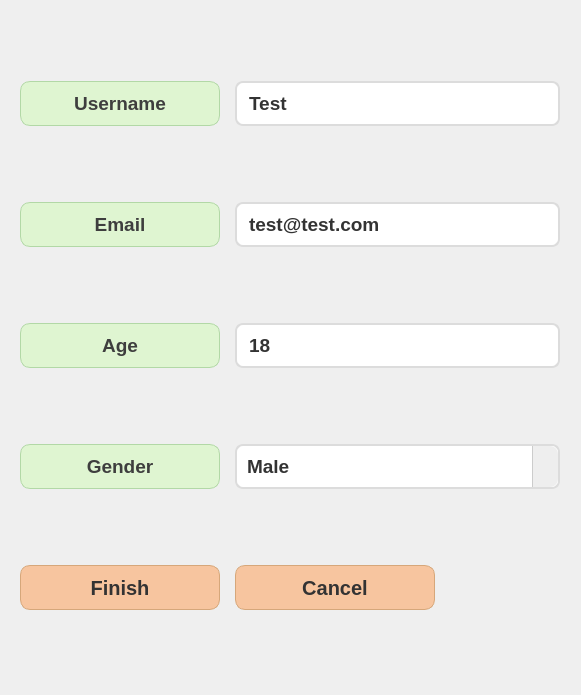
                   <widget class="QWidget" name="adjust_information_widget" native="true">
                    <property name="geometry">
                     <rect>
                      <x>10</x>
                      <y>10</y>
                      <width>581</width>
                      <height>695</height>
                     </rect>
                    </property>
                    <property name="minimumSize">
                     <size>
                      <width>581</width>
                      <height>695</height>
                     </size>
                    </property>
                    <property name="maximumSize">
                     <size>
                      <width>581</width>
                      <height>695</height>
                     </size>
                    </property>
                    <property name="font">
                     <font>
                      <pointsize>14</pointsize>
                     </font>
                    </property>
                    <layout class="QGridLayout" name="gridLayout_5">
                     <item row="1" column="1">
                      <widget class="QLabel" name="new_user_account_label">
                       <property name="minimumSize">
                        <size>
                         <width>0</width>
                         <height>45</height>
                        </size>
                       </property>
                       <property name="maximumSize">
                        <size>
                         <width>16777215</width>
                         <height>45</height>
                        </size>
                       </property>
                       <property name="font">
                        <font>
                         <family>Arial</family>
                         <pointsize>14</pointsize>
                         <weight>75</weight>
                         <bold>true</bold>
                        </font>
                       </property>
                       <property name="styleSheet">
                        <string notr="true">QLabel {
    font-weight: 600;               /* 粗體，視覺上接近 2px 粗線感 */
    color: #3e3e3e;                 /* 深灰文字，對比清晰 */
    background-color: #dff5d1;      /* 抹茶綠背景，清爽不突兀 */
    border: 1px solid #b2d8a6;      /* 淡綠邊框 */
    border-radius: 10px;            /* 圓角邊框 */
    padding: 8px 12px;              /* 內邊距，讓文字更舒服 */
}
</string>
                       </property>
                       <property name="text">
                        <string>Email</string>
                       </property>
                       <property name="alignment">
                        <set>Qt::AlignCenter</set>
                       </property>
                      </widget>
                     </item>
                     <item row="0" column="3">
                      <widget class="QLineEdit" name="new_name">
                       <property name="minimumSize">
                        <size>
                         <width>325</width>
                         <height>45</height>
                        </size>
                       </property>
                       <property name="maximumSize">
                        <size>
                         <width>325</width>
                         <height>45</height>
                        </size>
                       </property>
                       <property name="font">
                        <font>
                         <family>Arial</family>
                         <pointsize>14</pointsize>
                         <weight>75</weight>
                         <bold>true</bold>
                        </font>
                       </property>
                       <property name="styleSheet">
                        <string notr="true">QLineEdit {
    background-color: #ffffff;
    border: 2px solid #dcdcdc;
    border-radius: 8px;
    padding: 5px 10px;
    font-family: Arial;
    color: #333333;
}

QLineEdit:focus {
    border: 2px solid #5cb85c; /* 專注時變綠色邊框 */
    background-color: #f9fff9;
}
</string>
                       </property>
                       <property name="text">
                        <string>Test</string>
                       </property>
                      </widget>
                     </item>
                     <item row="4" column="3">
                      <widget class="QPushButton" name="data_change_cancel">
                       <property name="minimumSize">
                        <size>
                         <width>200</width>
                         <height>45</height>
                        </size>
                       </property>
                       <property name="maximumSize">
                        <size>
                         <width>200</width>
                         <height>45</height>
                        </size>
                       </property>
                       <property name="font">
                        <font>
                         <family>Arial</family>
                         <pointsize>15</pointsize>
                         <weight>75</weight>
                         <bold>true</bold>
                        </font>
                       </property>
                       <property name="layoutDirection">
                        <enum>Qt::LeftToRight</enum>
                       </property>
                       <property name="styleSheet">
                        <string notr="true">QPushButton {
    background-color: #f7c59f;       
    color: #333333;                  
    border: 1px solid #d6a77a;
    border-radius: 10px;            
    padding: 6px 12px;      
}

QPushButton:hover {
    background-color: #ffdab9;   
}
</string>
                       </property>
                       <property name="inputMethodHints">
                        <set>Qt::ImhDate</set>
                       </property>
                       <property name="text">
                        <string>Cancel</string>
                       </property>
                       <property name="checkable">
                        <bool>true</bool>
                       </property>
                       <property name="autoRepeat">
                        <bool>false</bool>
                       </property>
                      </widget>
                     </item>
                     <item row="2" column="3">
                      <widget class="QLineEdit" name="new_age">
                       <property name="minimumSize">
                        <size>
                         <width>325</width>
                         <height>45</height>
                        </size>
                       </property>
                       <property name="maximumSize">
                        <size>
                         <width>325</width>
                         <height>45</height>
                        </size>
                       </property>
                       <property name="font">
                        <font>
                         <family>Arial</family>
                         <pointsize>14</pointsize>
                         <weight>75</weight>
                         <bold>true</bold>
                        </font>
                       </property>
                       <property name="styleSheet">
                        <string notr="true">QLineEdit {
    background-color: #ffffff;
    border: 2px solid #dcdcdc;
    border-radius: 8px;
    padding: 5px 10px;
    font-family: Arial;
    color: #333333;
}

QLineEdit:focus {
    border: 2px solid #5cb85c; /* 專注時變綠色邊框 */
    background-color: #f9fff9;
}
</string>
                       </property>
                       <property name="text">
                        <string>18</string>
                       </property>
                      </widget>
                     </item>
                     <item row="3" column="1">
                      <widget class="QLabel" name="new_user_gender_label">
                       <property name="minimumSize">
                        <size>
                         <width>0</width>
                         <height>45</height>
                        </size>
                       </property>
                       <property name="maximumSize">
                        <size>
                         <width>16777215</width>
                         <height>45</height>
                        </size>
                       </property>
                       <property name="font">
                        <font>
                         <family>Arial</family>
                         <pointsize>14</pointsize>
                         <weight>75</weight>
                         <bold>true</bold>
                        </font>
                       </property>
                       <property name="styleSheet">
                        <string notr="true">QLabel {
    font-weight: 600;               /* 粗體，視覺上接近 2px 粗線感 */
    color: #3e3e3e;                 /* 深灰文字，對比清晰 */
    background-color: #dff5d1;      /* 抹茶綠背景，清爽不突兀 */
    border: 1px solid #b2d8a6;      /* 淡綠邊框 */
    border-radius: 10px;            /* 圓角邊框 */
    padding: 8px 12px;              /* 內邊距，讓文字更舒服 */
}
</string>
                       </property>
                       <property name="text">
                        <string>Gender</string>
                       </property>
                       <property name="alignment">
                        <set>Qt::AlignCenter</set>
                       </property>
                      </widget>
                     </item>
                     <item row="1" column="3">
                      <widget class="QLineEdit" name="new_account">
                       <property name="minimumSize">
                        <size>
                         <width>325</width>
                         <height>45</height>
                        </size>
                       </property>
                       <property name="maximumSize">
                        <size>
                         <width>325</width>
                         <height>45</height>
                        </size>
                       </property>
                       <property name="font">
                        <font>
                         <family>Arial</family>
                         <pointsize>14</pointsize>
                         <weight>75</weight>
                         <bold>true</bold>
                        </font>
                       </property>
                       <property name="styleSheet">
                        <string notr="true">QLineEdit {
    background-color: #ffffff;
    border: 2px solid #dcdcdc;
    border-radius: 8px;
    padding: 5px 10px;
    font-family: Arial;
    color: #333333;
}

QLineEdit:focus {
    border: 2px solid #5cb85c; /* 專注時變綠色邊框 */
    background-color: #f9fff9;
}
</string>
                       </property>
                       <property name="text">
                        <string>test@test.com</string>
                       </property>
                      </widget>
                     </item>
                     <item row="4" column="1">
                      <widget class="QPushButton" name="adjust_confirm">
                       <property name="minimumSize">
                        <size>
                         <width>200</width>
                         <height>45</height>
                        </size>
                       </property>
                       <property name="maximumSize">
                        <size>
                         <width>200</width>
                         <height>45</height>
                        </size>
                       </property>
                       <property name="font">
                        <font>
                         <family>Arial</family>
                         <pointsize>15</pointsize>
                         <weight>75</weight>
                         <bold>true</bold>
                        </font>
                       </property>
                       <property name="styleSheet">
                        <string notr="true">QPushButton {
    background-color: #f7c59f;       
    color: #333333;                  
    border: 1px solid #d6a77a;
    border-radius: 10px;            
    padding: 6px 12px;          
}

QPushButton:hover {
    background-color: #ffdab9;   
}
</string>
                       </property>
                       <property name="text">
                        <string>Finish</string>
                       </property>
                       <property name="checkable">
                        <bool>true</bool>
                       </property>
                      </widget>
                     </item>
                     <item row="0" column="1">
                      <widget class="QLabel" name="new_user_label">
                       <property name="minimumSize">
                        <size>
                         <width>0</width>
                         <height>45</height>
                        </size>
                       </property>
                       <property name="maximumSize">
                        <size>
                         <width>16777215</width>
                         <height>45</height>
                        </size>
                       </property>
                       <property name="font">
                        <font>
                         <family>Arial</family>
                         <pointsize>14</pointsize>
                         <weight>75</weight>
                         <bold>true</bold>
                        </font>
                       </property>
                       <property name="styleSheet">
                        <string notr="true">QLabel {
    font-weight: 600;               /* 粗體，視覺上接近 2px 粗線感 */
    color: #3e3e3e;                 /* 深灰文字，對比清晰 */
    background-color: #dff5d1;      /* 抹茶綠背景，清爽不突兀 */
    border: 1px solid #b2d8a6;      /* 淡綠邊框 */
    border-radius: 10px;            /* 圓角邊框 */
    padding: 8px 12px;              /* 內邊距，讓文字更舒服 */
}
</string>
                       </property>
                       <property name="text">
                        <string>Username</string>
                       </property>
                       <property name="alignment">
                        <set>Qt::AlignCenter</set>
                       </property>
                      </widget>
                     </item>
                     <item row="3" column="3">
                      <widget class="QComboBox" name="select_gender">
                       <property name="minimumSize">
                        <size>
                         <width>325</width>
                         <height>45</height>
                        </size>
                       </property>
                       <property name="maximumSize">
                        <size>
                         <width>325</width>
                         <height>45</height>
                        </size>
                       </property>
                       <property name="font">
                        <font>
                         <family>Arial</family>
                         <pointsize>14</pointsize>
                         <weight>75</weight>
                         <bold>true</bold>
                        </font>
                       </property>
                       <property name="styleSheet">
                        <string notr="true">QComboBox {
    background-color: #ffffff;
    border: 2px solid #dcdcdc;
    border-radius: 8px;
    padding: 5px 10px;
    font-family: Arial;
    color: #333333;
}

QComboBox::drop-down {
    subcontrol-origin: padding;
    subcontrol-position: top right;
    width: 25px;
    border-left: 1px solid #cccccc;
    border-top-right-radius: 8px;
    border-bottom-right-radius: 8px;
    background-color: #eeeeee;
}

QComboBox::down-arrow {
    image: url(:/icons/icons/icons8-down-arrow-50.png);
    width: 12px;
    height: 12px;
}

QComboBox QAbstractItemView {
    border: 1px solid #dcdcdc;
    background-color: #ffffff;
    border-radius: 6px;
    padding: 4px;
}

/* 懸浮時：黑底白字 */
QComboBox QAbstractItemView::item:hover {
    background-color: #000000;
    color: #ffffff;
}

/* 選取時：也改為黑底白字 */
QComboBox QAbstractItemView::item:selected {
    background-color: #000000;
    color: #ffffff;
}

</string>
                       </property>
                       <property name="editable">
                        <bool>false</bool>
                       </property>
                       <property name="currentText">
                        <string>Male</string>
                       </property>
                       <property name="currentIndex">
                        <number>0</number>
                       </property>
                       <item>
                        <property name="text">
                         <string>Male</string>
                        </property>
                       </item>
                       <item>
                        <property name="text">
                         <string>Female</string>
                        </property>
                       </item>
                       <item>
                        <property name="text">
                         <string>Non binary</string>
                        </property>
                       </item>
                       <item>
                        <property name="text">
                         <string>Prefer not to say</string>
                        </property>
                       </item>
                      </widget>
                     </item>
                     <item row="2" column="1">
                      <widget class="QLabel" name="new_user_age_label">
                       <property name="minimumSize">
                        <size>
                         <width>0</width>
                         <height>45</height>
                        </size>
                       </property>
                       <property name="maximumSize">
                        <size>
                         <width>16777215</width>
                         <height>45</height>
                        </size>
                       </property>
                       <property name="font">
                        <font>
                         <family>Arial</family>
                         <pointsize>14</pointsize>
                         <weight>75</weight>
                         <bold>true</bold>
                        </font>
                       </property>
                       <property name="styleSheet">
                        <string notr="true">QLabel {
    font-weight: 600;               /* 粗體，視覺上接近 2px 粗線感 */
    color: #3e3e3e;                 /* 深灰文字，對比清晰 */
    background-color: #dff5d1;      /* 抹茶綠背景，清爽不突兀 */
    border: 1px solid #b2d8a6;      /* 淡綠邊框 */
    border-radius: 10px;            /* 圓角邊框 */
    padding: 8px 12px;              /* 內邊距，讓文字更舒服 */
}
</string>
                       </property>
                       <property name="text">
                        <string>Age</string>
                       </property>
                       <property name="alignment">
                        <set>Qt::AlignCenter</set>
                       </property>
                      </widget>
                     </item>
                    </layout>
                   </widget>
